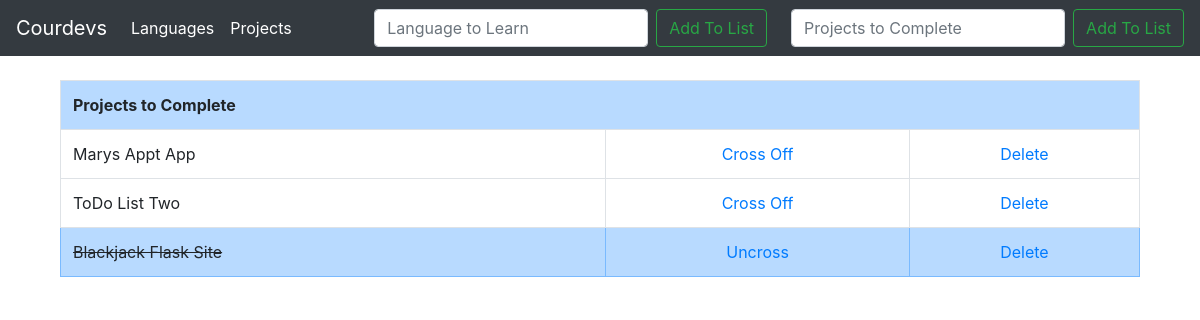
The page /projects/ on the database as committed earlier.
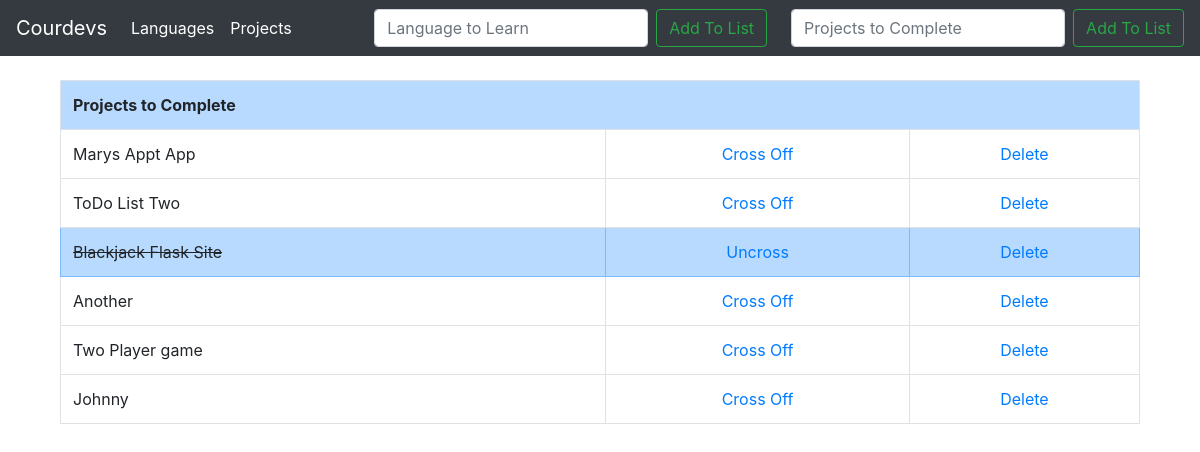
The same page on the database as committed later.
### todoTwo/models.py (models this page shows, shortened)
class Project(models.Model):
	itemproj = models.CharField(max_length=200)
	completedproj = models.BooleanField(default=False)

### todoTwo/views.py (the view)
# urls.py: path('projects/', views.projects, name='projects'),
def projects(request):
	if request.method == 'POST':
		pform = ProjectForm(request.POST or None) #create variable called form call it ListForm and populate it with the request POST or if nothing requested, do nothing
		if pform.is_valid(): #if information on form is valid
			pform.save()     #save the info
			all_proj = Project.objects.all
			messages.success(request, ('Item Has Been Added To List'))
			return render(request, 'projects.html', {'all_proj': all_proj})
	else:
		all_proj = Project.objects.all
		return render(request, 'projects.html', {'all_proj': all_proj})

### todoTwo/templates/projects.html (shortened to what this page needs)
{% extends 'base.html' %}
{% block content %}
<div class="container">
		{% if all_proj %}
			<div class="container">
      			<table class="table table-bordered">
        			<th class="table table-primary" colspan="4">Projects to Complete</th>
						{% for stuff in all_proj %}
							{% if stuff.completedproj %}
								<tr class="table-primary">
									<td class="striker">{{ stuff.itemproj }}</td>
									<td><center><a href="{% url 'uncross_project' stuff.id %}">Uncross</center></td>
									<td><center><a href="{% url 'deleteproj' stuff.id %}">Delete</a></center></td>
								</tr>
								{% else %}
								<tr>
									<td>{{ stuff.itemproj }}</td>
									<td><center><a href="{% url 'cross_off_project' stuff.id %}">Cross Off</a></center></td>
									<td><center><a href="{% url 'deleteproj' stuff.id %}">Delete</a></center></td>
								</tr>
							{% endif %}
				      	{% endfor %}
				</table>
      	{% endif %}
</div>
{% endblock %}

Rows that differ between the two databases and show on the page:
added Project: itemproj "Another"
added Project: itemproj "Two Player game"
added Project: itemproj "Johnny"
